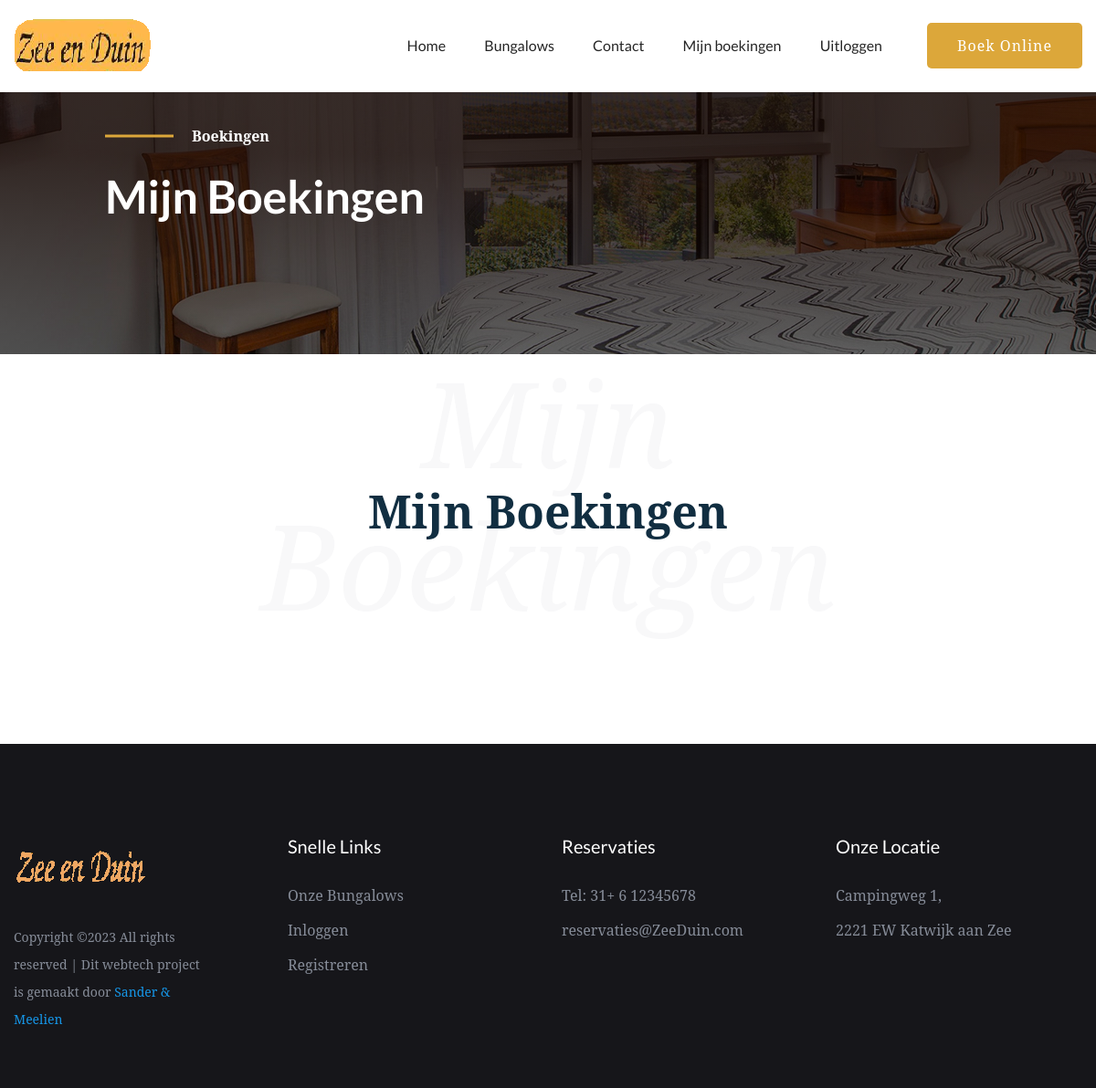
The page /boekingen (signed in) on the database as committed earlier.
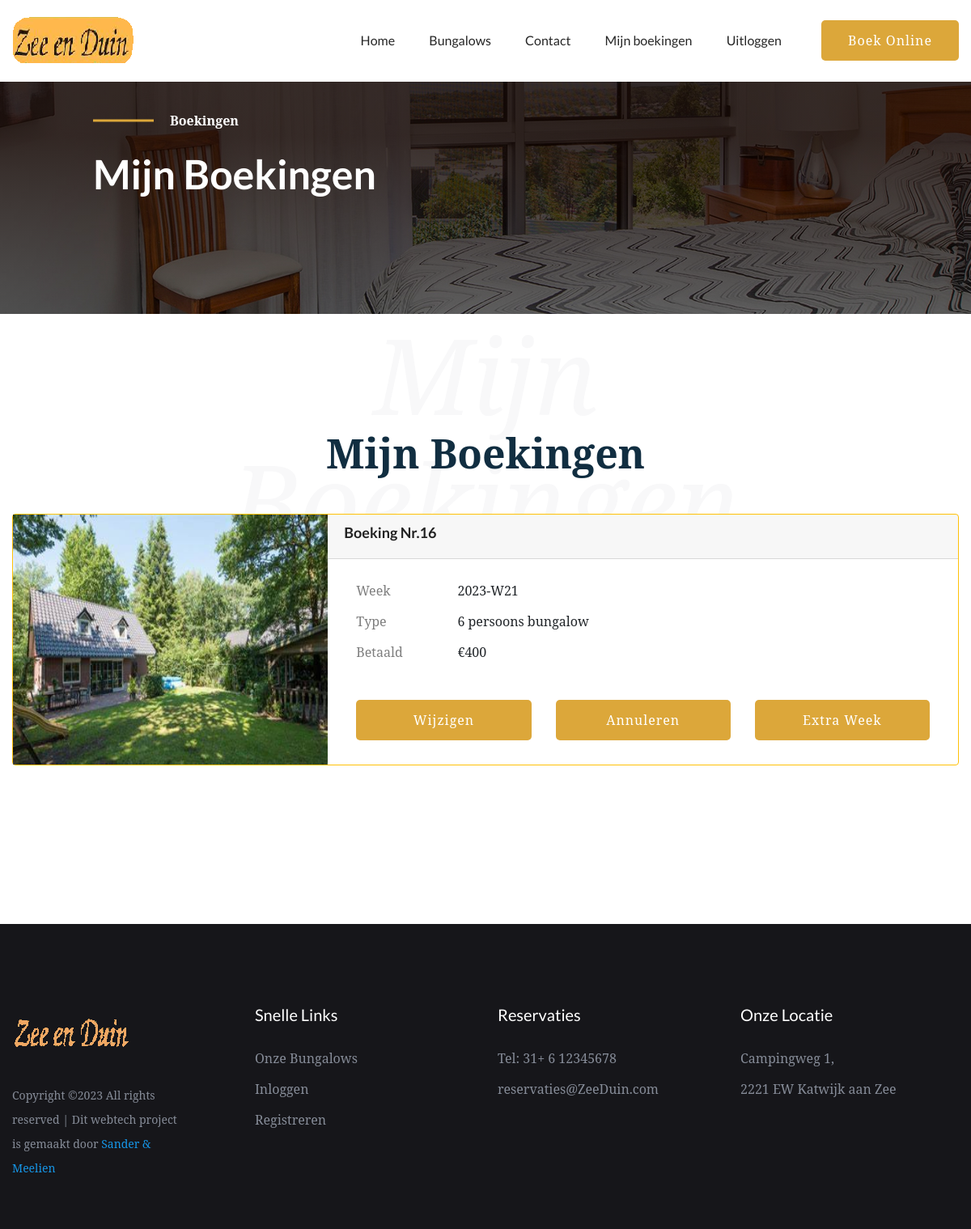
The same page on the database as committed later.
### website2/models.py (models this page shows)
class Boekingen(db.Model):
    __tablename__ = 'bookings'
    id = db.Column(db.Integer, primary_key=True)
    week = db.Column(db.Integer, nullable=False) # Not NULL
    customer_id = db.Column(db.Integer, db.ForeignKey('customer.id')) # Foreign key?
    bungalow_id = db.Column(db.Integer, db.ForeignKey('bungalow.id')) # Foreign key?

class Bungalow(db.Model):
    __tablename__ = 'bungalow'
    id = db.Column(db.Integer, primary_key=True)
    name = db.Column(db.Text, nullable = False)
    size = db.Column(db.Integer, nullable = False)
    price = db.Column(db.Integer, nullable = False)
    bookings = db.relationship('Boekingen', backref='bungalow', uselist=False)

### website2/auth.py (the view)
@auth.route('/boekingen')
@login_required
def boekingen():
    results = db.session.execute(db.select(Boekingen, Bungalow)
                                 .filter(Boekingen.bungalow_id == Bungalow.id)
                                 .filter(Boekingen.customer_id == current_user.id)).scalars()
    return render_template("mijnboekingen.html", user=current_user, boekingen=results)

### website2/__init__.py (called while the page is built)
def create_app():
    app = Flask(__name__)
    app.config['SECRET_KEY'] = 'geheimesleutel'
    app.config['SQLALCHEMY_DATABASE_URI'] = f'sqlite:///{DB_NAME}'
    db.init_app(app)
    from .views import views
    from .auth import auth
    app.register_blueprint(views, url_prefix='/')
    app.register_blueprint(auth, url_prefix='/')
    from .models import Klant, Boekingen, Bungalow
    login_manager = LoginManager()
    login_manager.login_view = 'auth.login'
    login_manager.init_app(app)
    @login_manager.user_loader
    def load_klant(id):
        return Klant.query.get(int(id))
    with app.app_context():
        db.create_all()
    return app

### website2/templates/mijnboekingen.html (shortened to what this page needs)
{% extends "base.html" %}
{% block content %}
        <link rel="stylesheet" href="../static/assets/css/bootstrap.min.css">
        <link rel="stylesheet" href="../static/assets/css/owl.carousel.min.css">
        <link rel="stylesheet" href="../static/assets/css/gijgo.css">
        <link rel="stylesheet" href="../static/assets/css/slicknav.css">
        <link rel="stylesheet" href="../static/assets/css/animate.min.css">
        <link rel="stylesheet" href="../static/assets/css/magnific-popup.css">
        <link rel="stylesheet" href="../static/assets/css/fontawesome-all.min.css">
        <link rel="stylesheet" href="../static/assets/css/themify-icons.css">
        <link rel="stylesheet" href="../static/assets/css/themify-icons.css">
        <link rel="stylesheet" href="../static/assets/css/slick.css">
        <link rel="stylesheet" href="../static/assets/css/nice-select.css">
        <link rel="stylesheet" href="../static/assets/css/style.css">
        <link rel="stylesheet" href="../static/assets/css/responsive.css">
   </head>
   <body>
    <div id="preloader-active">
        <div class="preloader d-flex align-items-center justify-content-center">
            <div class="preloader-inner position-relative">
                <div class="preloader-img pere-text">
                    <strong>Boekingen</b>
                </div>
            </div>
        </div>
    </div>
    <main>
        <div class="slider-area">
            <div class="single-slider hero-overly slider-height2 d-flex align-items-center" data-background="../static/assets/img/hero/aboutpage_hero.jpg" >
                <div class="container">
                    <div class="row ">
                        <div class="col-md-11 offset-xl-1 offset-lg-1 offset-md-1">
                            <div class="hero-caption">
                                <span>Boekingen</span>
                                <h2>Mijn Boekingen</h2>
                            </div>
                        </div>
                    </div>
                </div>
            </div>
        </div>
        <section class="room-area r-padding1">
            <div class="container">
                <div class="row justify-content-center">
                    <div class="col-xl-8">
                        <div class="font-back-tittle mb-45">
                            <div class="archivment-front">
                                <h3>Mijn Boekingen</h3>
                            </div>
                            <h3 class="archivment-back">Mijn Boekingen</h3>
                        </div>
                    </div>
                </div>
                {% for boeking in boekingen %}
                <div class="card border-warning mb-3" style="max-width: full-screen;">
                    <div class="row no-gutters">
                      <div class="col-md-4 ">
                        {% if boeking.bungalow.id == 1 %}
                        <img src="../static/boekingcss/img/boeking4.jpg" class="float" alt="image4" height="309.25" width="389">
                        {% elif boeking.bungalow.id == 2 %}
                        <img src="../static/boekingcss/img/boeking6.jpg" class="float" alt="image4" height="309.25" width="389">
                        {% elif boeking.bungalow.id == 3 %}
                        <img src="../static/boekingcss/img/boeking8.jpg" class="float" alt="image4" height="309.25" width="389">
                        {% endif %}
                      </div>
                      <div class="col-md-8">
                        <div class="card-header "><h4><b>Boeking Nr.{{ boeking.id }}</b></h4>
                        </div>
                        <div class="card-body">
                            <div class="container">
                                <div class="mb-3 row ">
                                    <label for="staticEmail" class="col-sm-2 col-form-label">Week</label>
                                    <div class="col-sm-10">
                                      <input type="text" readonly class="form-control-plaintext" id="staticEmail" value="{{ boeking.week }}">
                                    </div>
                                    <label for="staticEmail" class="col-sm-2 col-form-label">Type</label>
                                    <div class="col-sm-10">
                                      <input type="text" readonly class="form-control-plaintext" id="staticEmail" value="{{ boeking.bungalow.size }} persoons bungalow">
                                    </div>
                                    <label for="staticEmail" class="col-sm-2 col-form-label">Betaald</label>
                                    <div class="col-sm-10">
                                      <input type="text" readonly class="form-control-plaintext" id="staticEmail" value="€{{ boeking.bungalow.price }}">
                                    </div>
                                </div>
                                <br>
                                <div class="row">
                                    <div class="col-4">
                                        <div class="header-btn">
                                            <a.text-nowrap type="button" class="btn btn1 d-none d-lg-block" >Wijzigen</a>
                                        </div>
                                    </div>
                                    <div class="col-4">
                                        <div class="header-btn">
                                        <a.text-nowrap type="button" class="btn btn1 d-none d-lg-block">Annuleren</a>
                                        </div>
                                    </div>
                                    <div class="col-4">
                                        <div class="header-btn">
                                            <a href="/bungalows" class="btn btn1 d-none d-lg-block ">Extra week</a>
                                        </div>
                                    </div>
                                </div>
                                </div>
                            </div>
                        </div>
                      </div>
                    </div>
                  </div>
                  {% endfor %}
        </section>
    </body>
{% endblock %}

### website2/templates/base.html (shortened to what this page needs)
<!doctype html>
<html class="no-js" lang="zxx">
<head>
</head>
<body>
<header>
    <div class="fixed-top">
        <div class="navbar-white bg-white">
            <div class="header-area header-sticky">
                <div class="main-header ">
                    <div class="container">
                        <div class="row align-items-center">
                            <div class="col-xl-2 col-lg-2">
                                <div class="logo">
                                <a href="/"><img src="../static/assets/img/logo/logo.png" alt=""></a>
                                </div>
                            </div>
                        <div class="col-xl-8 col-lg-8">
                                <div class="main-menu f-right d-none d-lg-block">
                                    <nav>
                                        <ul id="navigation">
                                            <li><a href="/">Home</a></li>
                                            <li><a href="/bungalows">Bungalows</a></li>
                                            <li><a href="#contact">Contact</a></li>
                                            {% if current_user.is_authenticated %}
                                            <li><a href="/boekingen">Mijn boekingen</a></li>
                                            <li><a href="/logout">Uitloggen</a></li>
                                            {% endif %}
                                        </ul>
                                    </nav>
                                </div>
                            </div>
                            <div class="col-xl-2 col-lg-2">
                                <div class="header-btn">
                                    <a href="/bungalows" class="btn btn1 d-none d-lg-block ">Boek Online</a>
                                </div>
                            </div>
                            <div class="col-12">
                            </div>
                        </div>
                    </div>
                </div>
            </div>
        </div>
    </div>
</header>
{% block content %}
{% endblock %}
<div id= "contact" class="footer-area black-bg footer-padding">
    <div class="container">
        <div class="row d-flex justify-content-between">
            <div class="col-xl-3 col-lg-3 col-md-4 col-sm-6">
               <div class="single-footer-caption mb-30">
                  <div class="footer-logo">
                    <a href="/"><img src="../static/assets/img/logo/logo2.png" alt=""></a>
                  </div>
                  <div class="footer-pera">
                       <p>
Copyright &copy;<script>document.write(new Date().getFullYear());</script> All rights reserved | Dit webtech project is gemaakt door <a href="https://colorlib.com" target="_blank">Sander & Meelien</a>
</p>
                  </div>
               </div>
            </div>
            <div class="col-xl-3 col-lg-3 col-md-3 col-sm-5">
                <div class="single-footer-caption mb-30">
                    <div class="footer-tittle">
                        <h4>Snelle Links</h4>
                        <ul>
                            <li><a href="/rooms">Onze Bungalows</a></li>
                            <li><a href="/login">Inloggen</a></li>
                            <li><a href="/register">Registreren</a></li>
                        </ul>
                    </div>
                </div>
            </div>
            <div class="col-xl-3 col-lg-3 col-md-3 col-sm-3">
                <div class="single-footer-caption mb-30">
                    <div class="footer-tittle">
                        <h4>Reservaties</h4>
                        <ul>
                            <li><a href="https://web.whatsapp.com/">Tel: 31+ 6 12345678</a></li>
                            <li><a href="outlook.office.com">reservaties@ZeeDuin.com</a></li>
                        </ul>
                    </div>
                </div>
            </div>
            <div class="col-xl-3 col-lg-3 col-md-4  col-sm-5">
                <div class="single-footer-caption mb-30">
                    <div class="footer-tittle">
                        <h4>Onze Locatie</h4>
                        <ul>
                            <li><a href="https://goo.gl/maps/4o4eazKUDx2Xw54S6">Campingweg 1,</a></li>
                            <li><a href="https://goo.gl/maps/ZzdzSdYAud5MXzWb9">2221 EW Katwijk aan Zee</a></li>
                        </ul>
                    </div>
                </div>
            </div>
        </div>
    </div>
</div>
</body>

Rows that differ between the two databases and show on the page:
added Boekingen: id "16", week "2023-W21", bungalow.size "6 persoons bungalow", bungalow.price "€400"
